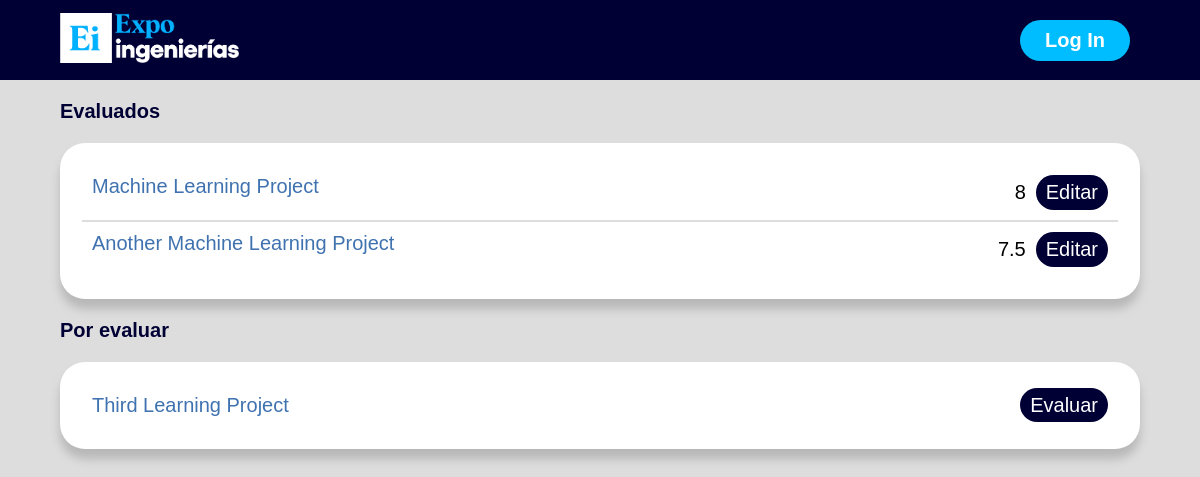
Page /evaluar.php on the committed database.
### tables this page shows
CREATE TABLE r_calificaciones(
	id_calificacion INT NOT NULL AUTO_INCREMENT PRIMARY KEY,
	puntos_rubro1 INT,
   puntos_rubro2 INT,
   puntos_rubro3 INT,
   puntos_rubro4 INT,
   comentarios TEXT,
   fecha DATETIME,
   id_proyecto INT,
   id_juez INT,
   FOREIGN KEY (id_proyecto)
   REFERENCES r_proyectos(id_proyecto)
   ON DELETE RESTRICT
   ON UPDATE CASCADE,
   FOREIGN KEY (id_juez)
   REFERENCES r_jueces(id_juez)
   ON DELETE RESTRICT
   ON UPDATE CASCADE
);

CREATE TABLE r_proyectos(
   id_proyecto INT NOT NULL AUTO_INCREMENT PRIMARY KEY,	
   poster VARCHAR(100),
   description TEXT,
   estatus BOOL,
   nombre VARCHAR(100),
   video VARCHAR(100),
   fecha_registro DATETIME,
   id_uf VARCHAR(10),
   id_docente INT,
   id_edicion INT,
   id_categoria INT,
   id_nivel INT,
   premio INT,  
   FOREIGN KEY (id_uf)
   REFERENCES r_ufs(id_uf)
   ON DELETE RESTRICT
   ON UPDATE CASCADE,
   FOREIGN KEY (id_docente)
   REFERENCES r_docentes(id_docente)
   ON DELETE RESTRICT
   ON UPDATE CASCADE,
   FOREIGN KEY (id_edicion)
   REFERENCES r_ediciones(id_edicion)
   ON DELETE RESTRICT
   ON UPDATE CASCADE,
   FOREIGN KEY (id_categoria)
   REFERENCES r_categorias(id_categoria)
   ON DELETE RESTRICT
   ON UPDATE CASCADE,
   FOREIGN KEY (id_nivel)
   REFERENCES r_niveles_desarrollo(id_nivel)
   ON DELETE RESTRICT
   ON UPDATE CASCADE
);

### evaluar.php (the view, shortened to what this page needs)
<!DOCTYPE html>
<html lang="en">
<head>
   <link rel="stylesheet" href="CSS/style.css">
</head>
<body>
   <div id="header"></div>
   <h1 class="label">Evaluados</h1>
   <div class = "container">
      <table class="general">
   <?php
      $pdo = Database::connect();
      $sql = 'SELECT *  FROM r_calificaciones WHERE puntos_rubro1 is not null AND puntos_rubro2 is not null AND puntos_rubro3 is not null AND puntos_rubro4 is not null';
      foreach ($pdo->query($sql) as $row) {
         $sql = 'SELECT * FROM r_proyectos WHERE id_proyecto = ?';
         $q = $pdo->prepare($sql);
         $q->execute(array($row['id_proyecto']));
         $proyecto = $q->fetch(PDO::FETCH_ASSOC);
         echo '<tr>';
         echo '<td>';
         echo '<a class="link" href="proyecto.php?id='.$proyecto['id_proyecto'].'">'. $proyecto['nombre'] .'</a>';
         echo '</td>';
         echo '<td class = "two_objects_column">';
         echo ($row['puntos_rubro1'] + $row['puntos_rubro2'] + $row['puntos_rubro3'] + $row['puntos_rubro4']) / 4;
         echo '<a class="btn" href="actualizar_evaluacion.php?id='.$row['id_calificacion'].'">Editar</a>';
         echo '</td>';
         echo '</tr>';
      }
   ?>
   </table>
   </div>
   <h1 class="label">Por evaluar</h1>
   <div class = "container">
      <table class="general">
      <?php
      $pdo = Database::connect();
      $sql = 'SELECT *  FROM r_calificaciones WHERE puntos_rubro1 is null OR puntos_rubro2 is null OR puntos_rubro3 is null OR puntos_rubro4 is null';
      foreach ($pdo->query($sql) as $row) {
         $sql = 'SELECT * FROM r_proyectos WHERE id_proyecto = ?';
         $q = $pdo->prepare($sql);
         $q->execute(array($row['id_proyecto']));
         $proyecto = $q->fetch(PDO::FETCH_ASSOC);
         echo '<tr>';
         echo '<td>';
         echo '<a class="link" href="informativa.html?id_proyecto='.$proyecto['id_proyecto'].'">'. $proyecto['nombre'] .'</a>';
         echo '</td>';
         echo '<td>';
         echo '<a class="btn" href="evaluacion.php?id='.$row['id_calificacion'].'">Evaluar</a>';
         echo '</td>';
         echo '</tr>';
      }
   ?>
      </table>
   </div>
</body>
</html>

### CSS/style.css (style rules this page uses)
:root { --background: #f5f5f5; --main: #112d4e; --wordaccent1: #3f72af; --wordaccentbg1: #dbe2ef; --wordaccent2: #1687a7; --backgroundR: #dddddd; --mainR: #000035; --wordaccent1R: #00bdff; --wordaccentbg1R: white; --wordaccent2R: #00a2dd; }
* { box-sizing: border-box; margin: 0; padding: 0; font-family: "Gellix", sans-serif; font-size: 20px; }
.general tr { display: flex; justify-content: space-between; border: solid; border-color: var(--backgroundR); border-width: 1px 0; }
.general tr:first-child { border-top: none; }
.general tr:last-child { border-bottom: none; }
.general td { padding: 10px; }
.two_objects_column { display: flex; gap: 10px; align-items: center; }
body { background-color: var(--backgroundR); }
h1 { color: var(--mainR); }
.container { display: grid; background: #ffffff; margin-top: 20px; margin-left: 5%; margin-right: 5%; margin-bottom: 20px; border-radius: 25px; padding: 20px; box-shadow: 0px 10px 10px #b8b8b8; }
.label { margin-top: 20px; margin-left: 5%; margin-right: 5%; }
.link { color: var(--wordaccent1); text-decoration: none; }
.btn { color: var(--wordaccentbg1R); padding: 6px 10px; background: var(--mainR); border: none; border-radius: 30px; cursor: pointer; transition: all 0.3s ease 0s; text-decoration: none; }

### rows in the picture
r_calificaciones: id_proyecto.nombre "Machine Learning Project", puntos_rubro1 "8"
r_calificaciones: id_proyecto.nombre "Another Machine Learning Project", puntos_rubro1+puntos_rubro2+puntos_rubro3 "7.5"
r_calificaciones: id_proyecto.nombre "Third Learning Project"
